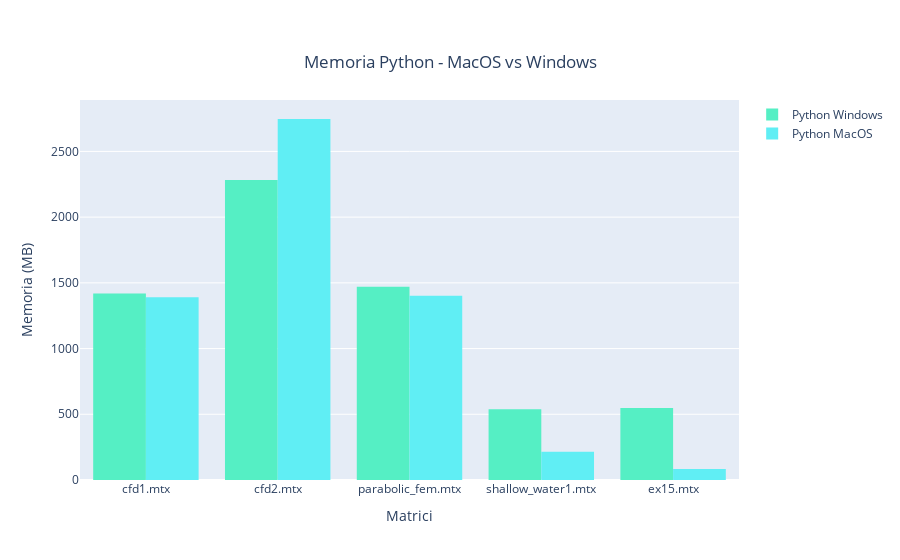

Notebook code for this chart:
### Markdown cell above
###  Analisi Python

### Code cell
# Memoria Python Windows e MacOs 

memoria_python_macos = python_macos_data["Memoria (MB)"]
memoria_python_win = python_windows_data["Memoria (MB)"]

fig = go.Figure()
#fig.add_trace(go.Histogram(histfunc="sum", y=y_py_macos, x=x_py_linux, name="Python Linux", marker_color=color_py_linux))
fig.add_trace(go.Histogram(histfunc="sum",y=memoria_python_macos, x=x_py_win, name="Python Windows", marker_color=color_py_windows))
fig.add_trace(go.Histogram(histfunc="sum", y=memoria_python_win, x=x_py_macos, name="Python MacOS", marker_color=color_py_macos))

#fig.update_yaxes(type="log")
fig.update_yaxes(title_text='Memoria (MB)')
fig.update_xaxes(title_text="Matrici")
fig.update_layout(
    title={
        'text': "Memoria Python - MacOS vs Windows",
        'y':0.9,
        'x':0.5,
        'xanchor': 'center',
        'yanchor': 'top'})

fig.show()

### Figure 1 — Plotly figure (JSON) as saved in the notebook; plotly's stock layout.template omitted (floating-point values rounded to 4 significant figures)
{"data": [{"histfunc": "sum", "marker": {"color": "#55efc4"}, "name": "Python Windows", "type": "histogram", "x": ["cfd1.mtx", "cfd2.mtx", "parabolic_fem.mtx", "shallow_water1.mtx", "ex15.mtx"], "y": [1418.0, 2282.0, 1470.0, 538.6, 547.3]}, {"histfunc": "sum", "marker": {"color": "#60eef4"}, "name": "Python MacOS", "type": "histogram", "x": ["cfd1.mtx", "cfd2.mtx", "parabolic_fem.mtx", "shallow_water1.mtx", "ex15.mtx"], "y": [1391.0, 2747.0, 1401.0, 214.7, 84.23]}], "layout": {"title": {"text": "Memoria Python - MacOS vs Windows", "x": 0.5, "xanchor": "center", "y": 0.9, "yanchor": "top"}, "xaxis": {"title": {"text": "Matrici"}}, "yaxis": {"title": {"text": "Memoria (MB)"}}}}
